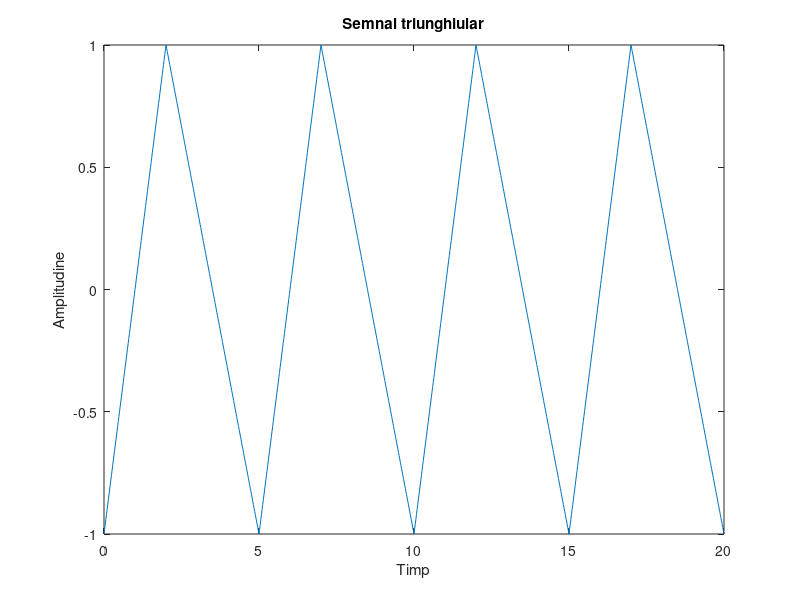

Here is the MATLAB script that generated this plot:
t=0:0.02:20;  %Alegem reprezentarea pe 4 perioade a semnalului, cu rezolutia de 20 ms
s=sawtooth((2*pi*0.2*t),0.4);  %functia care realizeaza semnalul. Parametrul WIDTH=0.4 asigura panta de 1 V/s
plot(t, s);
title ('Semnal triunghiular');
xlabel('Timp');
ylabel('Amplitudine');
